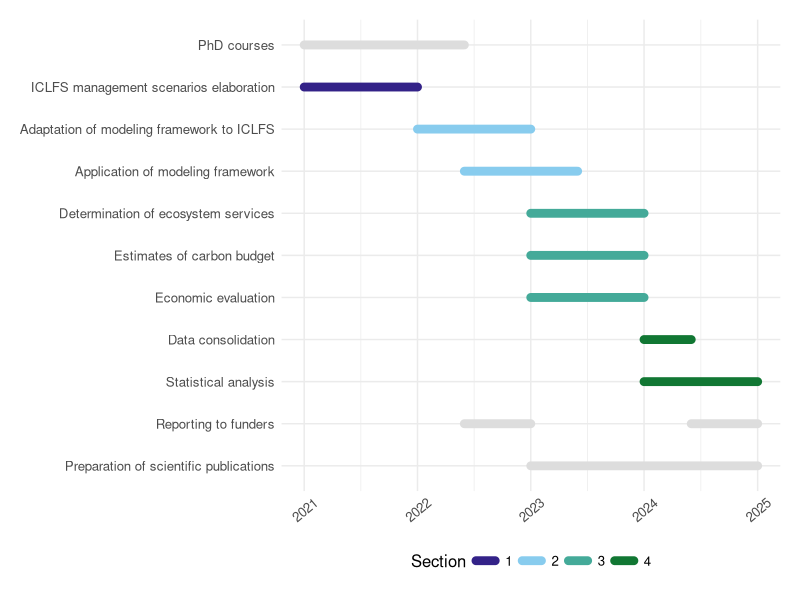
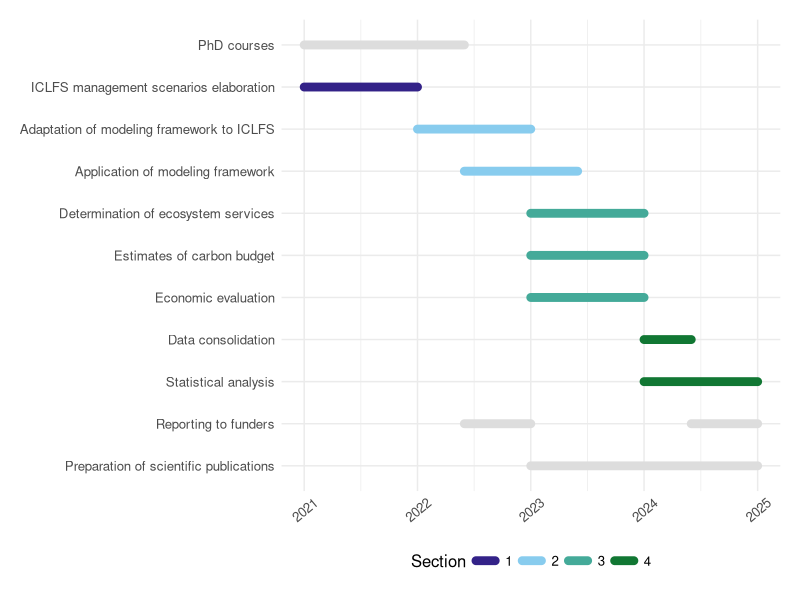

The R source for these figures, in order:
## ------------------------------------------------------------------------- ##
####* ------------------------------- HEADER ---------------------------- *####
## ------------------------------------------------------------------------- ##
##
#### Description ####
##
## Script name:   Create a research time line
##
## Description:   This is a simple routine that reads a .csv file with research
##                tasks and their start and end dates, and plots a beautiful
##                research time line. Each individual task should have a unique
##                id, and you can group your tasks into sections, which will
##                be plotted in different colors, using a colorblind safe
##                palette. The palette is composed of 9 colors, if you exceed
##                this number of sections, consider reducing it or increasing
##                the number of colors of the palette. If you don't want 
##                colors, you can set all section values to NA.
##
## Author:        Hugo Tameirão Seixas
## Contact:       hugo.seixas@alumni.usp.br / tameirao.hugo@gmail.com
##
## Date created:  2020-09-02
## Last update:   2020-10-10
## Last tested:   2020-10-10
##
## Copyright (c) Hugo Tameirão Seixas, 2020
##
## ------------------------------------------------------------------------- ##
##
## Notes:         The color palette was copied from Paul Tol"s notes: 
##                https://personal.sron.nl/~pault/
##                https://personal.sron.nl/~pault/data/colourschemes.pdf
##
## ------------------------------------------------------------------------- ##
##
#### Libraries ####
##
library(magrittr)
library(lubridate)
library(glue)
library(tidyverse)
##
## ------------------------------------------------------------------------- ##
##
#### Options ####
##
colors <- c( # Color palette
  "#332288", "#88CCEE", "#44AA99", 
  "#117733", "#999933", "#DDCC77", 
  "#CC6677", "#882255", "#AA4499"
  ) 

plot_options <- list( 
  plot_width = 15, # Plot width in cm
  plot_height = 12, # Plot height in cm
  plot_format = 'png' # The output format of your time line
  )
##
## ------------------------------------------------------------------------- ##
####* ------------------------------- CODE ------------------------------ *####
## ------------------------------------------------------------------------- ##

####' ----- Load time line information #### 
timeline_table <- read_csv(
  file = "timeline.csv", 
  col_types = cols(activity = col_factor(), section = col_factor())
  )

####' ----- Mutate variables #### 
timeline_table %<>%
  mutate(
    activity = reorder(activity, desc(activity)),
    start = dmy(start),
    end = dmy(end)
    )

####' ----- Convert tibble to long format #### 
timeline_table %<>%
  gather(
    key = "when", 
    value = "date", 
    start, 
    end
    )

####' ----- Plot time line #### 
(timeline_plot <- timeline_table %>%
  ggplot() +
  geom_line(
    aes(x = date, y = activity, group = id, color = section), 
    size = 3, 
    lineend = "round"
    ) +
  scale_x_date(date_labels = "%Y") +
  scale_colour_manual(
    values = colors, 
    na.value = "#DDDDDD", 
    breaks = levels(timeline_table$section)
    ) +
  labs(color = "Section") +
  theme_minimal() + 
  theme(
    text = element_text(family = "sans", size = 12), 
    axis.title = element_blank(),
    axis.text.x = element_text(angle = 40, vjust = 0.6),
    plot.margin = margin(0.5, 0.5, 0.5, 0.5, "cm"),
    legend.position = "bottom"
    ))

####' ----- Save time line #### 
timeline_plot %>%
  ggsave(
    filename = glue("timeline.{plot_options$plot_format}"), 
    width = plot_options$plot_width, 
    height = plot_options$plot_height, 
    units = "cm"
    )

try(praise::praise("${EXCLAMATION}! Your time line is so ${adjective}!"))

## ------------------------------------------------------------------------- ##
####* ------------------------------- END ------------------------------- *####
## ------------------------------------------------------------------------- ##
